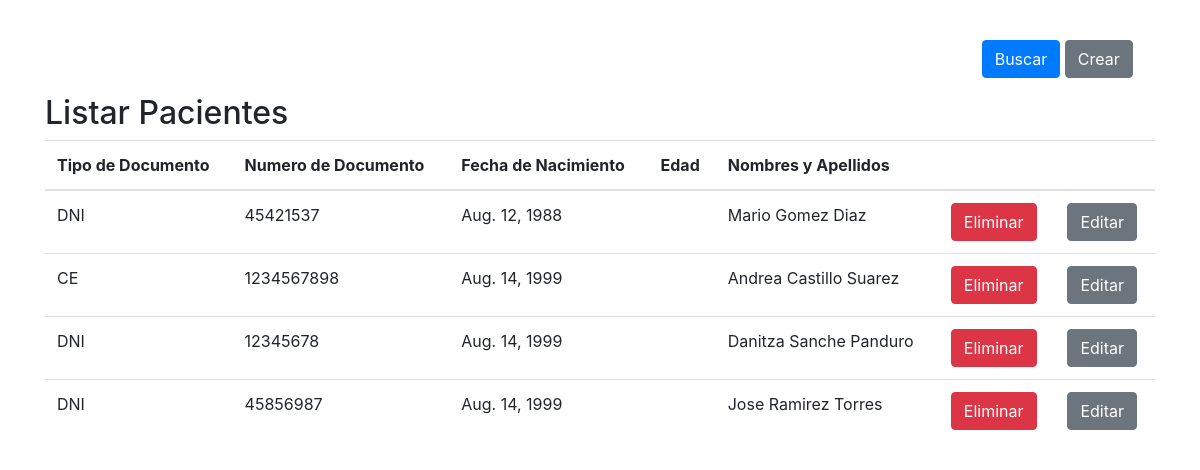
Before: / with the older database file.
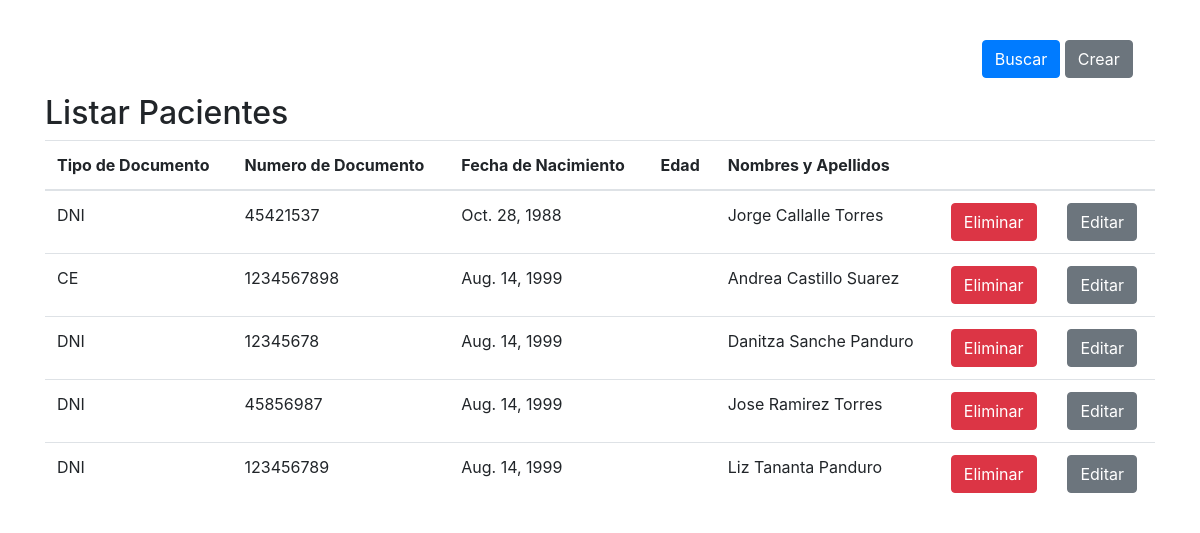
After: the same page with the newer database file.
### pacientes/models.py (models this page shows)
class Pacientes(models.Model):
    tipo_documento = models.CharField(max_length=3, choices=[
        ('DNI', 'DNI'),
        ('CE', 'Carné de Extranjería'),
        ('IN', 'Indocumentado'),
    ], default='DNI')
    numero_documento = models.CharField(max_length=100, unique=True)
    nombres = models.TextField()
    appPaterno = models.CharField(max_length=100)
    appMaterno = models.CharField(max_length=100)
    fecha = models.DateField()

### pacientes/views.py (the view)
# urls.py: path('', ListarPacientes.as_view(), name="listar-pacientes"),
class ListarPacientes(ListView):
    template_name = 'listar-paciente.html'
    model = Pacientes
    context_object_name = 'pacientes'

### pacientes/templates/listar-paciente.html (shortened to what this page needs)
<!DOCTYPE html>
{% load staticfiles %}
<html lang="en">
    <head>
       <link href="{% static 'css/bootstrap.css' %}" rel="stylesheet">
       <link href="{% static 'css/main.css' %}" rel="stylesheet">
    </head>
<body>
    <div class="wrapper ">
        <div class="container container-fluid">
            <section class="section-buscar-paciente">
                <div class="row">
                    <form method="post" class="form-buscar">
                            <div class="col col-5">
                            </div>
                            <div class="col col-5 group-num">
                            </div>
                            <div class="col col-lg-2">
                                <div class="form-group">
                                    <button type="submit" class="btn btn-primary">Buscar</button>
                                    <a href="/crear" class="btn btn-secondary">Crear </a>
                                </div>
                            </div>
                    </form>
                </div>
            </section>
            <section class="listar-paciente">
              <h2>Listar Pacientes</h2>
                <div class="table-responsive">
                <table class="table">
                    <thead>
                        <tr>
                            <th>Tipo de Documento</th>
                            <th>Numero de Documento</th>
                            <th>Fecha de Nacimiento</th>
                            <th class="edadl">Edad</th>
                            <th>Nombres y Apellidos</th>
                            <th></th>
                            <th></th>
                        </tr>
                    </thead>
                    <tbody>
                        {% for paciente in pacientes %}
                            <tr>
                                <td>{{ paciente.tipo_documento }}</td>
                                <td>{{ paciente.numero_documento }}</td>
                                <td class="fechal">{{ paciente.fecha }}</td>
                                <td class="edadl">{{ paciente.edad }}</td>
                                <td>{{ paciente.nombres }} {{ paciente.appPaterno }} {{ paciente.appMaterno }}</td>
                                <td><a href="/eliminar/{{ paciente.pk }}" class="btn btn-danger">Eliminar</a></td>
                                <td><a href="/editar/{{ paciente.pk }}" class="btn btn-secondary">Editar</a></td>
                            </tr>
                        {% endfor %}
                    </tbody>
                </table>
                </div>
            </section>
        </div>
    </div>
</body>
</html>

Changed rows visible on the page:
changed Pacientes: fecha "Aug. 12, 1988" → "Oct. 28, 1988"; nombres "Mario" → "Jorge"; appPaterno "Gomez" → "Callalle"; appMaterno "Diaz" → "Torres"
added Pacientes: tipo_documento "DNI", numero_documento "123456789", fecha "Aug. 14, 1999", nombres "Liz", appPaterno "Tananta", appMaterno "Panduro"
